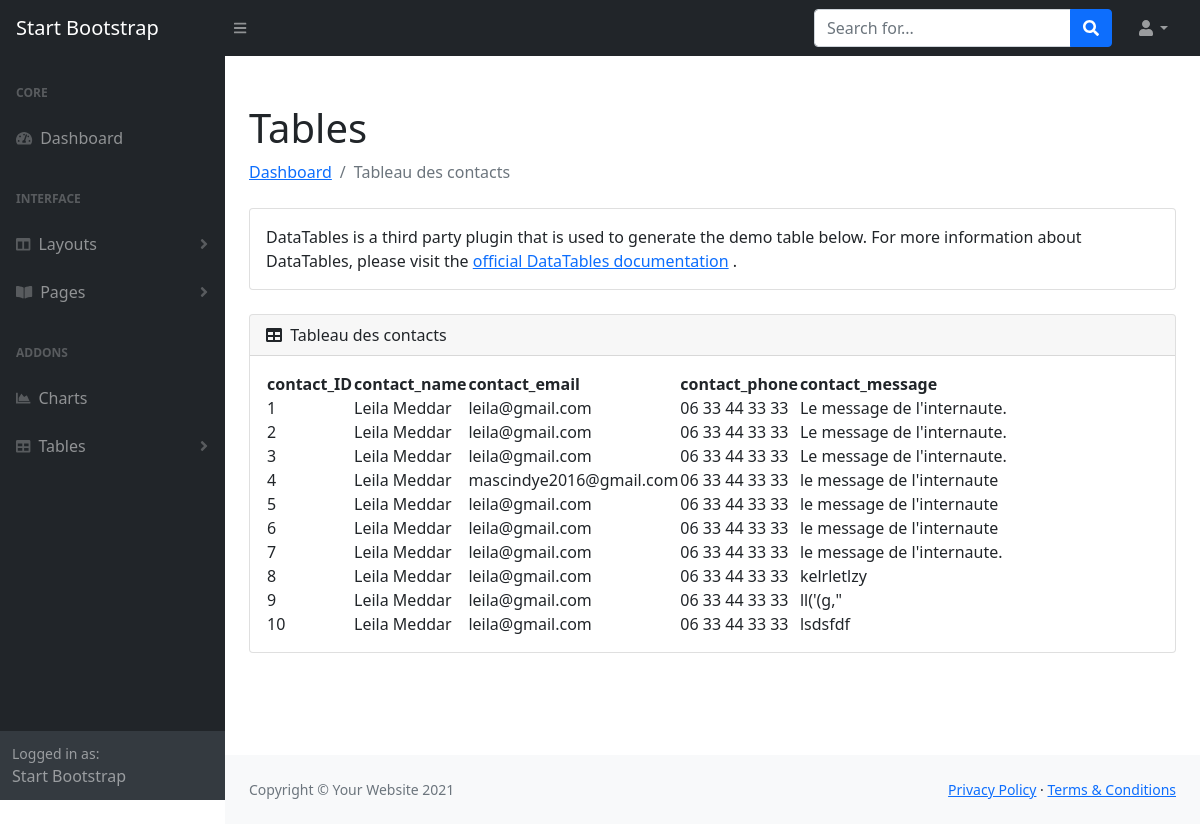
The page /tables_contacts.php on the database its author committed.
### tables this page shows
CREATE TABLE `blog_contacts` (
  `contact_ID` int(11) NOT NULL,
  `contact_name` varchar(25) NOT NULL,
  `contact_email` varchar(100) NOT NULL,
  `contact_phone` varchar(25) NOT NULL,
  `contact_message` text NOT NULL
);

### tables_contacts.php (called while the page is built)
<?php
include("./model/tables_contacts.model.php");
include("./view/tables_contacts.view.php");

### model/tables_contacts.model.php (called while the page is built, shortened)
<?php
include ("model/pdo.inc.php");
try{
    $query="
    SELECT *
    FROM blog_contacts
";
    $req = $pdo ->query($query);
    $data =$req->fetchAll();
} catch(Exception $e){
    die("ereur Mysql: " .$e->getMessage());
};
$title="Tableau des contacts";

### view/tables_contacts.view.php (the view)
<?php include("view/layout/meta.inc.php"); ?>
<?php include("view/layout/nav.inc.php"); ?>
<div id="layoutSidenav_content">
                <main>
                    <div class="container-fluid px-4">
                        <h1 class="mt-4">Tables</h1>
                        <ol class="breadcrumb mb-4">
                            <li class="breadcrumb-item"><a href="index.php">Dashboard</a></li>
                            <li class="breadcrumb-item active"><?=$title ?></li>
                        </ol>
                        <div class="card mb-4">
                            <div class="card-body">
                                DataTables is a third party plugin that is used to generate the demo table below. For more information about DataTables, please visit the
                                <a target="_blank" href="https://datatables.net/">official DataTables documentation</a>
                                .
                            </div>
                        </div>
                        <div class="card mb-4">
                            <div class="card-header">
                                <i class="fas fa-table me-1"></i>
                                <?=$title ?>
                            </div>
                            <div class="card-body">
                                <table id="datatablesSimple">
                                    <thead>
                                        <tr>
                                            <th><?='contact_ID'; ?></th>
                                            <th><?='contact_name'; ?></th>
                                            <th><?='contact_email'; ?></th>
                                            <th><?='contact_phone'; ?></th>
                                            <th><?='contact_message'; ?></th>
                                        </tr>
                                    </thead>
                                    <tbody>
                                            <?php foreach($data as $onedata){ ?>
                                             <tr>
                                            <td><?=$onedata['contact_ID']; ?></td>
                                            <td><?=$onedata['contact_name']; ?></td>
                                            <td><?=$onedata['contact_email']; ?></td>
                                            <td><?=$onedata['contact_phone']; ?></td>
                                            <td><?=$onedata['contact_message']; ?></td>
                                        </tr>
                                        <?php } ?>
                                    </tbody>
                                </table>
                            </div>
                        </div>
                    </div>
                </main>
<?php include("view/layout/footer.inc.php"); ?>

### rows shown on the page
blog_contacts: contact_ID "1", contact_name "Leila Meddar", contact_email "leila@gmail.com", contact_phone "06 33 44 33 33", contact_message "Le message de l'internaute."
blog_contacts: contact_ID "2", contact_name "Leila Meddar", contact_email "leila@gmail.com", contact_phone "06 33 44 33 33", contact_message "Le message de l'internaute."
blog_contacts: contact_ID "3", contact_name "Leila Meddar", contact_email "leila@gmail.com", contact_phone "06 33 44 33 33", contact_message "Le message de l'internaute."
blog_contacts: contact_ID "4", contact_name "Leila Meddar", contact_email "mascindye2016@gmail.com", contact_phone "06 33 44 33 33", contact_message "le message de l'internaute"
blog_contacts: contact_ID "5", contact_name "Leila Meddar", contact_email "leila@gmail.com", contact_phone "06 33 44 33 33", contact_message "le message de l'internaute"
blog_contacts: contact_ID "6", contact_name "Leila Meddar", contact_email "leila@gmail.com", contact_phone "06 33 44 33 33", contact_message "le message de l'internaute"
blog_contacts: contact_ID "7", contact_name "Leila Meddar", contact_email "leila@gmail.com", contact_phone "06 33 44 33 33", contact_message "le message de l'internaute."
blog_contacts: contact_ID "8", contact_name "Leila Meddar", contact_email "leila@gmail.com", contact_phone "06 33 44 33 33", contact_message "kelrletlzy"
blog_contacts: contact_ID "9", contact_name "Leila Meddar", contact_email "leila@gmail.com", contact_phone "06 33 44 33 33", contact_message "ll('(g,\""
blog_contacts: contact_ID "10", contact_name "Leila Meddar", contact_email "leila@gmail.com", contact_phone "06 33 44 33 33", contact_message "lsdsfdf"

### other values the page prints
$title "Tableau des contacts"
